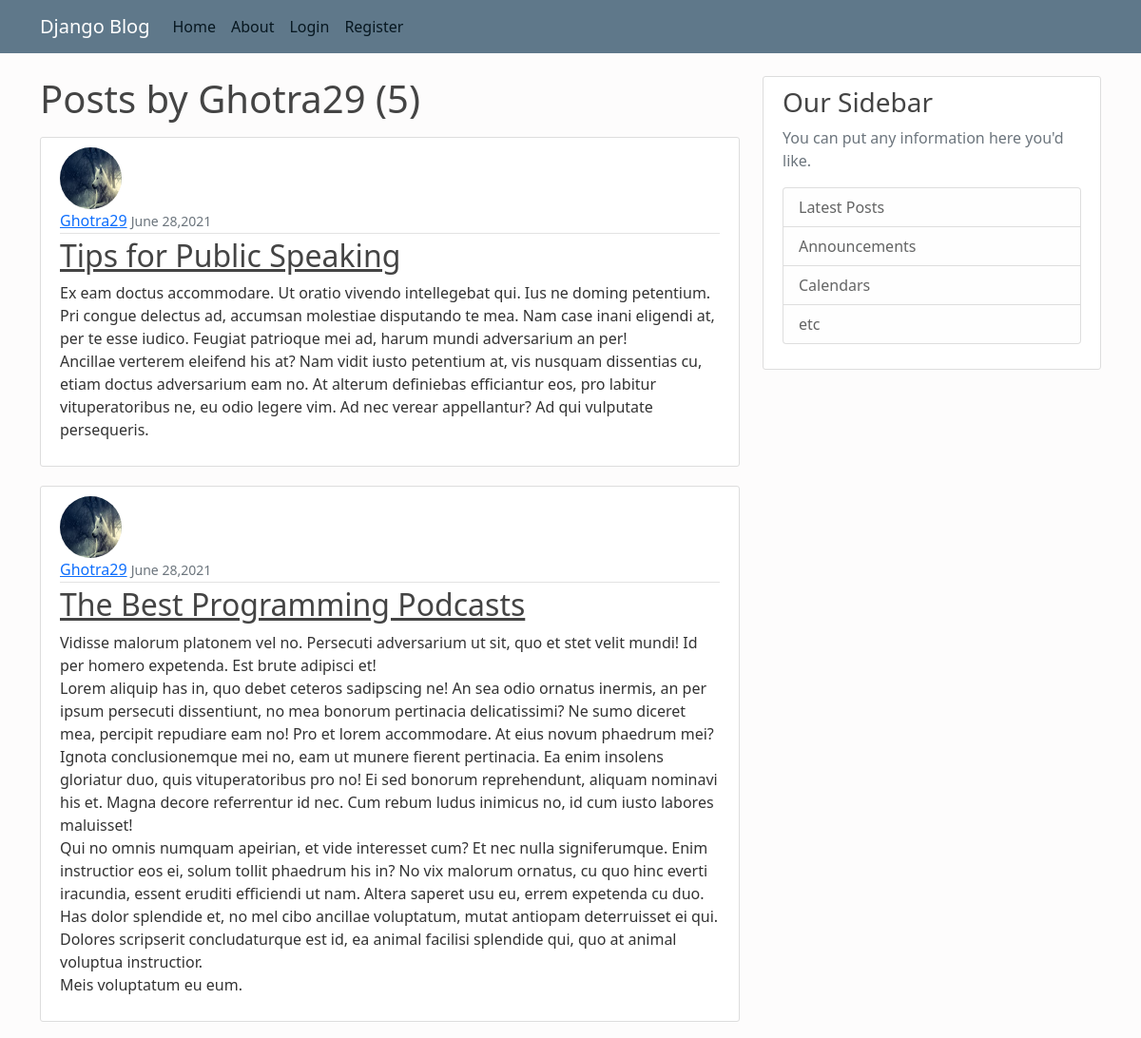
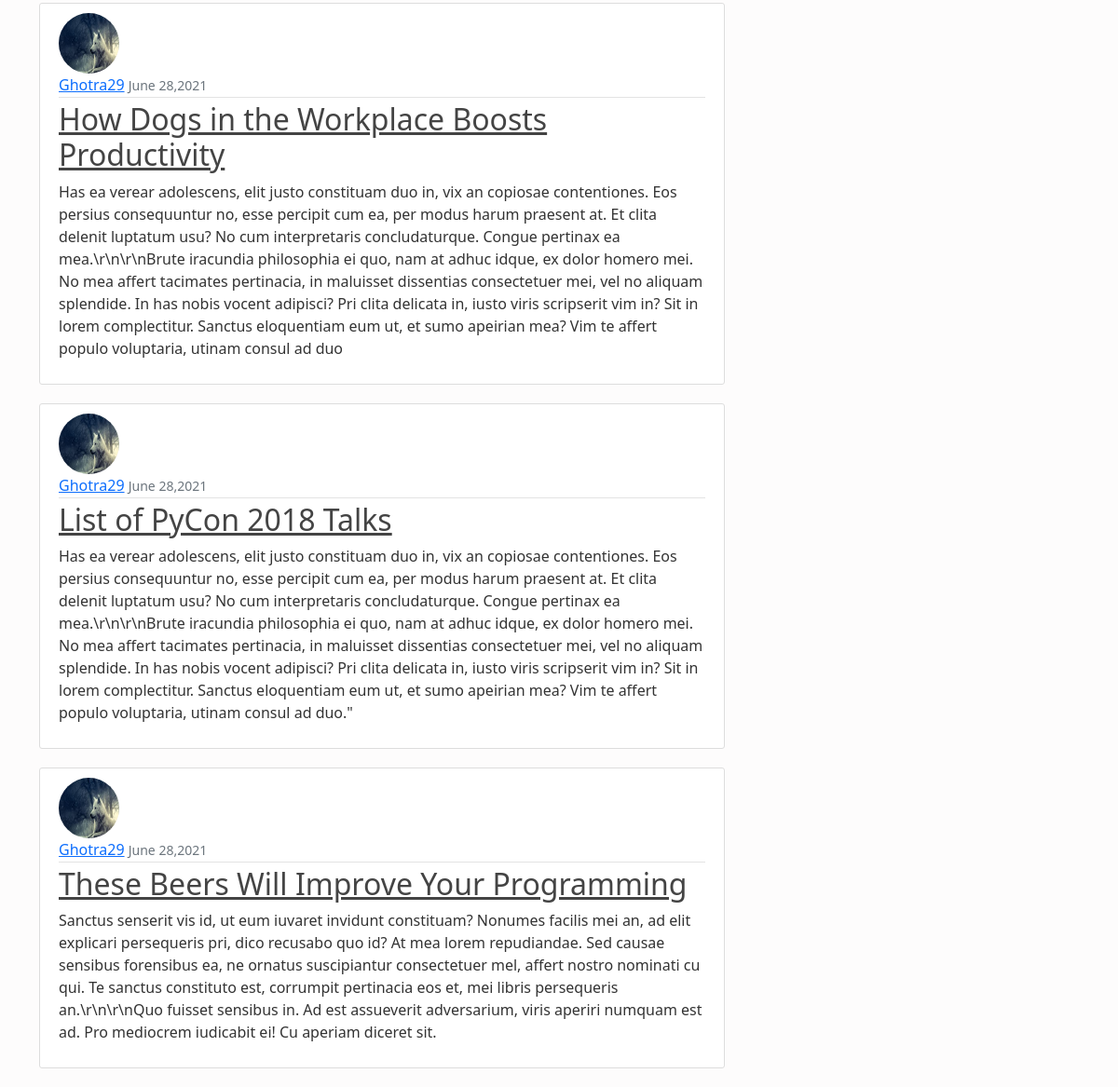
The app's page /user/Ghotra29 with its own data (2 pictures, top to bottom).
### blog/models.py (models this page shows, shortened)
class Post(models.Model):
    title = models.CharField(max_length=100)
    content = models.TextField()
    date_posted = models.DateTimeField(default= timezone.now)
    author = models.ForeignKey(User, on_delete=models.CASCADE)

### users/models.py (models this page shows, shortened)
class Profile(models.Model):
    user = models.OneToOneField(User, on_delete=models.CASCADE)
    image = models.ImageField(default='default.jpg',upload_to='profile_pics')

### blog/views.py (the view)
# urls.py: path('user/<str:username>', UserPostListView.as_view(),name='user-posts')
class UserPostListView(ListView):
    model = Post
    template_name='blog/user_posts.html'
    context_object_name='posts'
    ordering=['-date_posted']
    paginate_by=5
    def get_queryset(self):
        user = get_object_or_404(User, username = self.kwargs.get('username'))
        return Post.objects.filter(author=user).order_by('-date_posted')

### blog/templates/blog/user_posts.html (shortened to what this page needs)
{% extends 'blog/base.html' %}
{% block content %}
  <h1 class="mb-3">Posts by {{view.kwargs.username}} ({{ page_obj.paginator.count}})</h1>
  {% for post in posts %}
     <article class="media content-section">
        <img class="rounded-circle article-img" src="{{post.author.profile.image.url }}" >
        <div class="media-body">
          <div class="article-metadata">
             <a class="mr-2" href="{% url 'user-posts' post.author.username%}">{{ post.author }}</a>
             <small class="text-muted">{{ post.date_posted|date:"F d,Y" }}</small>
          </div>
          <h2><a class="article-title" href="{% url 'post-detail' post.id %}">{{ post.title }}</a></h2>
          <p class="article-content">{{ post.content }}</p>
        </div>
     </article>
  {% endfor %}
  {% endblock %}

### blog/static/blog/main.css (style rules this page uses)
body { background: #fdfcfc; color: #333333; margin-top: 5rem; }
h1, h2, h3, h4, h5, h6 { color: #444444; }
.content-section { background: #ffffff; padding: 10px 20px; border: 1px solid #dddddd; border-radius: 3px; margin-bottom: 20px; }
.article-title { color: #444444; }
.article-content { white-space: pre-line; }
.article-img { height: 65px; width: 65px; margin-right: 16px; }
.article-metadata { padding-bottom: 1px; margin-bottom: 4px; border-bottom: 1px solid #e3e3e3 }

### records on screen
Post: author.profile.image (placeholder picture), author "Ghotra29", date_posted "June 28,2021", title "Tips for Public Speaking", content "Ex eam doctus accommodare. Ut oratio vivendo intellegebat qui. Ius ne doming petentium. Pri congue delectus ad, accumsan molestiae disputando te mea. Nam case inani eligendi at, per te esse iudico. Feugiat patrioque mei ad, harum mundi adversarium an per! Ancillae verterem eleifend his at? Nam vidit iusto petentium at, vis nusquam dissentias cu, etiam doctus adversarium eam no. At alterum definiebas efficiantur eos, pro labitur vituperatoribus ne, eu odio legere vim. Ad nec verear appellantur? Ad qui vulputate persequeris."
Post: author.profile.image (placeholder picture), author "Ghotra29", date_posted "June 28,2021", title "The Best Programming Podcasts", content "Vidisse malorum platonem vel no. Persecuti adversarium ut sit, quo et stet velit mundi! Id per homero expetenda. Est brute adipisci et! Lorem aliquip has in, quo debet ceteros sadipscing ne! An sea odio ornatus inermis, an per ipsum persecuti dissentiunt, no mea bonorum pertinacia delicatissimi? Ne sumo diceret mea, percipit repudiare eam no! Pro et lorem accommodare. At eius novum phaedrum mei? Ignota conclusionemque mei no, eam ut munere fierent pertinacia. Ea enim insolens gloriatur duo, quis vituperatoribus pro no! Ei sed bonorum reprehendunt, aliquam nominavi his et. Magna decore referrentur id nec. Cum rebum ludus inimicus no, id cum iusto labores maluisset! Qui no omnis numquam…"
Post: author.profile.image (placeholder picture), author "Ghotra29", date_posted "June 28,2021", title "How Dogs in the Workplace Boosts Productivity", content "Has ea verear adolescens, elit justo constituam duo in, vix an copiosae contentiones. Eos persius consequuntur no, esse percipit cum ea, per modus harum praesent at. Et clita delenit luptatum usu? No cum interpretaris concludaturque. Congue pertinax ea mea.\\r\\n\\r\\nBrute iracundia philosophia ei quo, nam at adhuc idque, ex dolor homero mei. No mea affert tacimates pertinacia, in maluisset dissentias consectetuer mei, vel no aliquam splendide. In has nobis vocent adipisci? Pri clita delicata in, iusto viris scripserit vim in? Sit in lorem complectitur. Sanctus eloquentiam eum ut, et sumo apeirian mea? Vim te affert populo voluptaria, utinam consul ad duo"
Post: author.profile.image (placeholder picture), author "Ghotra29", date_posted "June 28,2021", title "List of PyCon 2018 Talks", content "Has ea verear adolescens, elit justo constituam duo in, vix an copiosae contentiones. Eos persius consequuntur no, esse percipit cum ea, per modus harum praesent at. Et clita delenit luptatum usu? No cum interpretaris concludaturque. Congue pertinax ea mea.\\r\\n\\r\\nBrute iracundia philosophia ei quo, nam at adhuc idque, ex dolor homero mei. No mea affert tacimates pertinacia, in maluisset dissentias consectetuer mei, vel no aliquam splendide. In has nobis vocent adipisci? Pri clita delicata in, iusto viris scripserit vim in? Sit in lorem complectitur. Sanctus eloquentiam eum ut, et sumo apeirian mea? Vim te affert populo voluptaria, utinam consul ad duo.\""
Post: author.profile.image (placeholder picture), author "Ghotra29", date_posted "June 28,2021", title "These Beers Will Improve Your Programming", content "Sanctus senserit vis id, ut eum iuvaret invidunt constituam? Nonumes facilis mei an, ad elit explicari persequeris pri, dico recusabo quo id? At mea lorem repudiandae. Sed causae sensibus forensibus ea, ne ornatus suscipiantur consectetuer mel, affert nostro nominati cu qui. Te sanctus constituto est, corrumpit pertinacia eos et, mei libris persequeris an.\\r\\n\\r\\nQuo fuisset sensibus in. Ad est assueverit adversarium, viris aperiri numquam est ad. Pro mediocrem iudicabit ei! Cu aperiam diceret sit."

### other values on screen
{{ view.kwargs.username }} "Ghotra29"
{{ page_obj.paginator.count }} "5"
